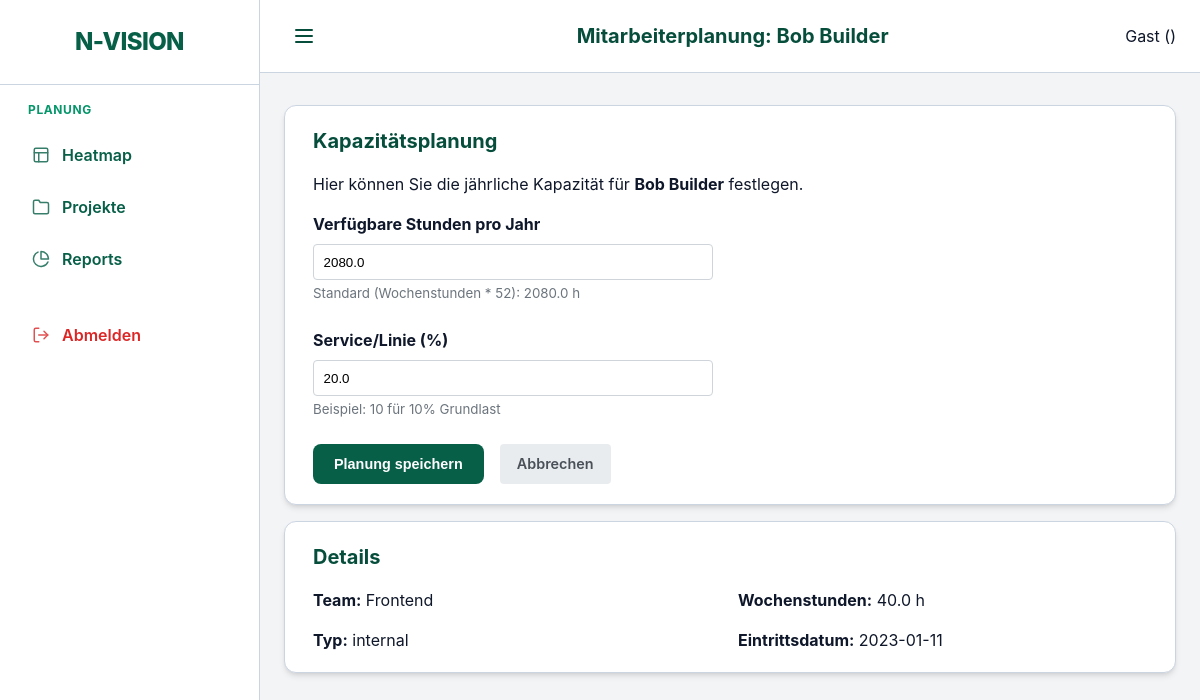
/ui/employees/2/plan, run on an earlier commit of the app's database.
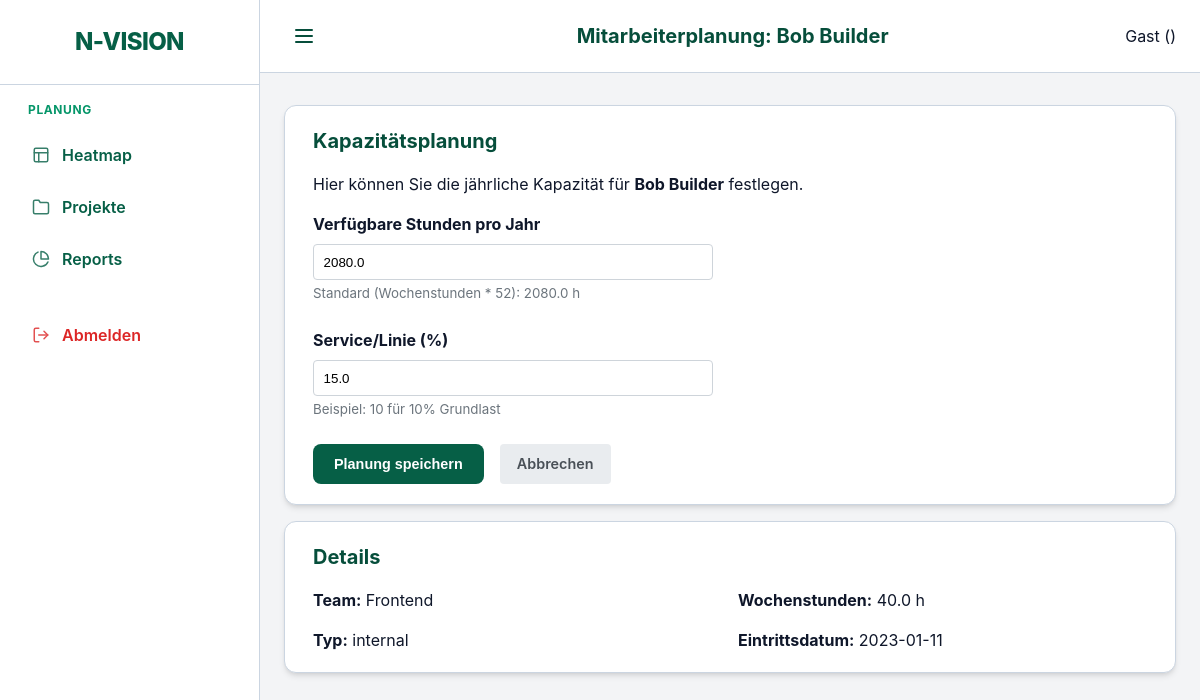
And on a later commit of the database.
### models.py (models this page shows)
class Employee(Base):
    __tablename__ = "employees"
    id = Column(Integer, primary_key=True, index=True)
    name = Column(String, index=True)
    type = Column(Enum(ResourceType), default=ResourceType.INTERNAL)
    role_id = Column(Integer, ForeignKey("roles.id"))
    team_id = Column(Integer, ForeignKey("teams.id"))
    weekly_hours = Column(Float, default=40.0)
    annual_hours_target = Column(Float, nullable=True) # Neuer Wert für Jahresplanung
    employment_start = Column(Date)
    employment_end = Column(Date, nullable=True)
    role = relationship("Role", back_populates="employees")
    team = relationship("Team", back_populates="employees")
    staffings = relationship("Staffing", back_populates="employee")
    service_allocations = relationship("ServiceAllocation", back_populates="employee")
    absences = relationship("Absence", back_populates="employee")
    user = relationship("User", back_populates="employee", uselist=False)
    bookings = relationship("Booking", back_populates="employee")

class ServiceAllocation(Base):
    __tablename__ = "service_allocations"
    id = Column(Integer, primary_key=True, index=True)
    employee_id = Column(Integer, ForeignKey("employees.id"))
    capacity_percent = Column(Float) # e.g. 20.0 for 20%
    description = Column(String, nullable=True)
    employee = relationship("Employee", back_populates="service_allocations")

class Team(Base):
    __tablename__ = "teams"
    id = Column(Integer, primary_key=True, index=True)
    name = Column(String, unique=True, index=True)
    employees = relationship("Employee", back_populates="team")

### main.py (the view)
@app.get("/ui/employees/{employee_id}/plan", response_class=HTMLResponse)
def ui_employee_plan(request: Request, employee_id: int, db: Session = Depends(get_db)):
    employee = db.query(models.Employee).filter(models.Employee.id == employee_id).first()
    if not employee:
        raise HTTPException(status_code=404, detail="Employee not found")
    return templates.TemplateResponse(
        request=request, name="employee_plan.html", context={
            "employee": employee,
            "active_page": "employees"
        }
    )

### templates/employee_plan.html
{% extends "base.html" %}
{% set title = "Mitarbeiterplanung: " ~ employee.name %}
{% block content %}
<div class="card">
    <h2>Kapazitätsplanung</h2>
    <p>Hier können Sie die jährliche Kapazität für <strong>{{ employee.name }}</strong> festlegen.</p>
    <form action="/ui/employees/{{ employee.id }}/plan" method="post" style="max-width: 400px;">
        <div style="margin-bottom: 1.5rem;">
            <label for="annual_hours_target" style="display: block; margin-bottom: 0.5rem; font-weight: bold;">Verfügbare Stunden pro Jahr</label>
            <input type="number"
                   id="annual_hours_target"
                   name="annual_hours_target"
                   value="{{ employee.annual_hours_target if employee.annual_hours_target else (employee.weekly_hours * 52) }}"
                   step="1"
                   required
                   style="width: 100%; padding: 0.6rem; border: 1px solid #ced4da; border-radius: 4px;">
            <small style="color: #6c757d;">Standard (Wochenstunden * 52): {{ employee.weekly_hours * 52 }} h</small>
        </div>
        <div style="margin-bottom: 1.5rem;">
            <label for="service_capacity_percent" style="display: block; margin-bottom: 0.5rem; font-weight: bold;">Service/Linie (%)</label>
            <input type="number"
                   id="service_capacity_percent"
                   name="service_capacity_percent"
                   value="{{ employee.service_allocations[0].capacity_percent if employee.service_allocations else 0.0 }}"
                   step="1"
                   min="0"
                   max="100"
                   required
                   style="width: 100%; padding: 0.6rem; border: 1px solid #ced4da; border-radius: 4px;">
            <small style="color: #6c757d;">Beispiel: 10 für 10% Grundlast</small>
        </div>
        <div style="display: flex; gap: 1rem;">
            <button type="submit" class="btn btn-primary">Planung speichern</button>
            <a href="/ui/employees" class="btn" style="background: #e9ecef; color: #495057; text-decoration: none; padding: 0.5rem 1rem; border-radius: 4px; display: inline-block;">Abbrechen</a>
        </div>
    </form>
</div>
<div class="card">
    <h2>Details</h2>
    <div style="display: grid; grid-template-columns: 1fr 1fr; gap: 1rem;">
        <div>
            <strong>Team:</strong> {{ employee.team.name if employee.team else "Kein Team" }}
        </div>
        <div>
            <strong>Wochenstunden:</strong> {{ employee.weekly_hours }} h
        </div>
        <div>
            <strong>Typ:</strong> {{ employee.type.value }}
        </div>
        <div>
            <strong>Eintrittsdatum:</strong> {{ employee.employment_start }}
        </div>
    </div>
</div>
{% endblock %}

### templates/base.html (shortened to what this page needs)
<!DOCTYPE html>
<html lang="de">
<head>
    <link rel="stylesheet" href="{{ static_url('/static/styles.css') }}">
</head>
<body>
<div class="app-layout">
    <aside class="sidebar">
        <div class="sidebar-header">
            <div class="brand-title">N-VISION</div>
        </div>
        <nav class="sidebar-nav">
            <div class="nav-group">
                <span class="nav-label">Planung</span>
                <a href="/" class="{% if active_page == 'heatmap' %}active{% endif %}">
                    <svg xmlns="http://www.w3.org/2000/svg" width="18" height="18" viewBox="0 0 24 24" fill="none" stroke="currentColor" stroke-width="2" stroke-linecap="round" stroke-linejoin="round" class="nav-icon"><rect width="18" height="18" x="3" y="3" rx="2"/><path d="M3 9h18"/><path d="M9 21V9"/></svg>
                    <span>Heatmap</span>
                </a>
                <a href="/ui/projects" class="{% if active_page == 'projects' %}active{% endif %}">
                    <svg xmlns="http://www.w3.org/2000/svg" width="18" height="18" viewBox="0 0 24 24" fill="none" stroke="currentColor" stroke-width="2" stroke-linecap="round" stroke-linejoin="round" class="nav-icon"><path d="M22 19a2 2 0 0 1-2 2H4a2 2 0 0 1-2-2V5a2 2 0 0 1 2-2h5l2 3h9a2 2 0 0 1 2 2z"/></svg>
                    <span>Projekte</span>
                </a>
                <a href="/ui/reports" class="{% if active_page == 'reports' %}active{% endif %}">
                    <svg xmlns="http://www.w3.org/2000/svg" width="18" height="18" viewBox="0 0 24 24" fill="none" stroke="currentColor" stroke-width="2" stroke-linecap="round" stroke-linejoin="round" class="nav-icon"><path d="M21.21 15.89A10 10 0 1 1 8 2.83"></path><path d="M22 12A10 10 0 0 0 12 2v10z"></path></svg>
                    <span>Reports</span>
                </a>
            </div>
            <div class="nav-group" style="margin-top: auto;">
                <a href="/logout" style="color: var(--danger);">
                    <span>Abmelden</span>
                </a>
            </div>
        </nav>
    </aside>
    <div class="main-wrapper">
        <header class="top-bar">
            <button class="menu-toggle" id="menuToggle" aria-label="Menü öffnen">
                <svg xmlns="http://www.w3.org/2000/svg" width="24" height="24" viewBox="0 0 24 24" fill="none" stroke="currentColor" stroke-width="2" stroke-linecap="round" stroke-linejoin="round"><line x1="4" x2="20" y1="12" y2="12"/><line x1="4" x2="20" y1="6" y2="6"/><line x1="4" x2="20" y1="18" y2="18"/></svg>
            </button>
            <h1 class="page-title">{{ title if title else "N-VISION" }}</h1>
            <div class="user-info" style="display: flex; align-items: center; gap: 1rem;">
                <span>{{ request.state.user.username if request.state.user else "Gast" }} ({{ request.state.user.role.value if request.state.user else "" }})</span>
            </div>
        </header>
        <main class="content-area">
            {% block content %}{% endblock %}
        </main>
    </div>
</div>
</body>
</html>

### static/styles.css (style rules this page uses)
:root { --primary-color: #065f46; --primary-hover: #047857; --primary-dark: #064e3b; --primary-light: #d1fae5; --secondary-color: #059669; --bg-color: #f3f4f6; --text-color: #0f172a; --text-muted: #475569; --sidebar-width: 260px; --sidebar-collapsed-width: 70px; --white: #ffffff; --border-color: #cbd5e1; --card-shadow: 0 4px 6px -1px rgba(0, 0, 0, 0.1), 0 2px 4px -2px rgba(0, 0, 0, 0.1); --card-shadow-hover: 0 10px 15px -3px rgba(0, 0, 0, 0.15), 0 4px 6px -4px rgba(0, 0, 0, 0.15); --danger: #dc2626; --warning: #d97706; --success: #059669; --info: #0284c7; --radius-sm: 4px; --radius-md: 8px; --radius-lg: 12px; }
* { box-sizing: border-box; }
body { margin: 0; font-family: 'Inter', system-ui, -apple-system, sans-serif; background: var(--bg-color); color: var(--text-color); line-height: 1.5; }
.app-layout { display: flex; min-height: 100vh; overflow-x: hidden; }
.sidebar { position: fixed; top: 0; left: 0; width: var(--sidebar-width); height: 100vh; background: var(--white); color: var(--text-color); border-right: 1px solid var(--border-color); z-index: 1000; display: flex; flex-direction: column; transition: width 0.3s ease, transform 0.3s ease; overflow-x: hidden; }
.sidebar-header { padding: 1.5rem 1rem; text-align: center; border-bottom: 1px solid var(--border-color); display: flex; justify-content: center; align-items: center; background: var(--white); }
.brand-title { font-size: 1.5rem; font-weight: 800; letter-spacing: -0.025em; color: var(--primary-color); }
.sidebar-nav { flex: 1; padding: 1rem 0; overflow-y: auto; }
.nav-group { padding: 0 0.75rem 1.5rem; }
.nav-label { display: block; font-size: 0.75rem; text-transform: uppercase; color: var(--secondary-color); margin-bottom: 0.75rem; padding-left: 1rem; font-weight: 700; letter-spacing: 0.05em; }
.sidebar-nav a, .nav-button-link { display: flex; align-items: center; padding: 0.75rem 1.25rem; color: var(--primary-color); text-decoration: none; font-weight: 600; border-radius: 0 50px 50px 0; margin-right: 1rem; margin-bottom: 0.25rem; transition: all 0.2s ease; border: none; background: none; cursor: pointer; width: calc(100% - 1rem); text-align: left; font-family: inherit; font-size: 1rem; }
.nav-icon { margin-right: 12px; flex-shrink: 0; opacity: 0.8; }
.main-wrapper { flex: 1; margin-left: var(--sidebar-width); display: flex; flex-direction: column; transition: margin-left 0.3s ease; min-width: 0; }
.top-bar { background: var(--white); padding: 1rem 1.5rem; display: flex; justify-content: space-between; align-items: center; border-bottom: 1px solid var(--border-color); position: sticky; top: 0; z-index: 900; }
.menu-toggle { display: flex; background: none; border: none; cursor: pointer; color: var(--primary-dark); padding: 0.5rem; margin-right: 1rem; border-radius: var(--radius-sm); align-items: center; justify-content: center; }
.page-title { margin: 0; font-size: 1.25rem; font-weight: 700; color: var(--primary-dark); }
.content-area { padding: 2rem 1.5rem; flex: 1; width: 100%; max-width: 1400px; margin: 0 auto; }
.card { background: var(--white); border-radius: var(--radius-lg); padding: 1.25rem 1.75rem; box-shadow: var(--card-shadow); border: 1px solid var(--border-color); margin-bottom: 1rem; }
.card h2 { margin-top: 0; margin-bottom: 1rem; font-size: 1.25rem; font-weight: 700; color: var(--primary-dark); }
.btn { display: inline-flex; align-items: center; justify-content: center; padding: 0.625rem 1.25rem; border-radius: var(--radius-md); text-decoration: none; font-weight: 600; font-size: 0.9rem; cursor: pointer; border: 1px solid transparent; transition: all 0.2s; gap: 0.5rem; }
.btn-primary { background: var(--primary-color); color: white; }

What changed in the data, as far as the page shows it:
changed ServiceAllocation: service_capacity_percent "20.0" → "15.0"
